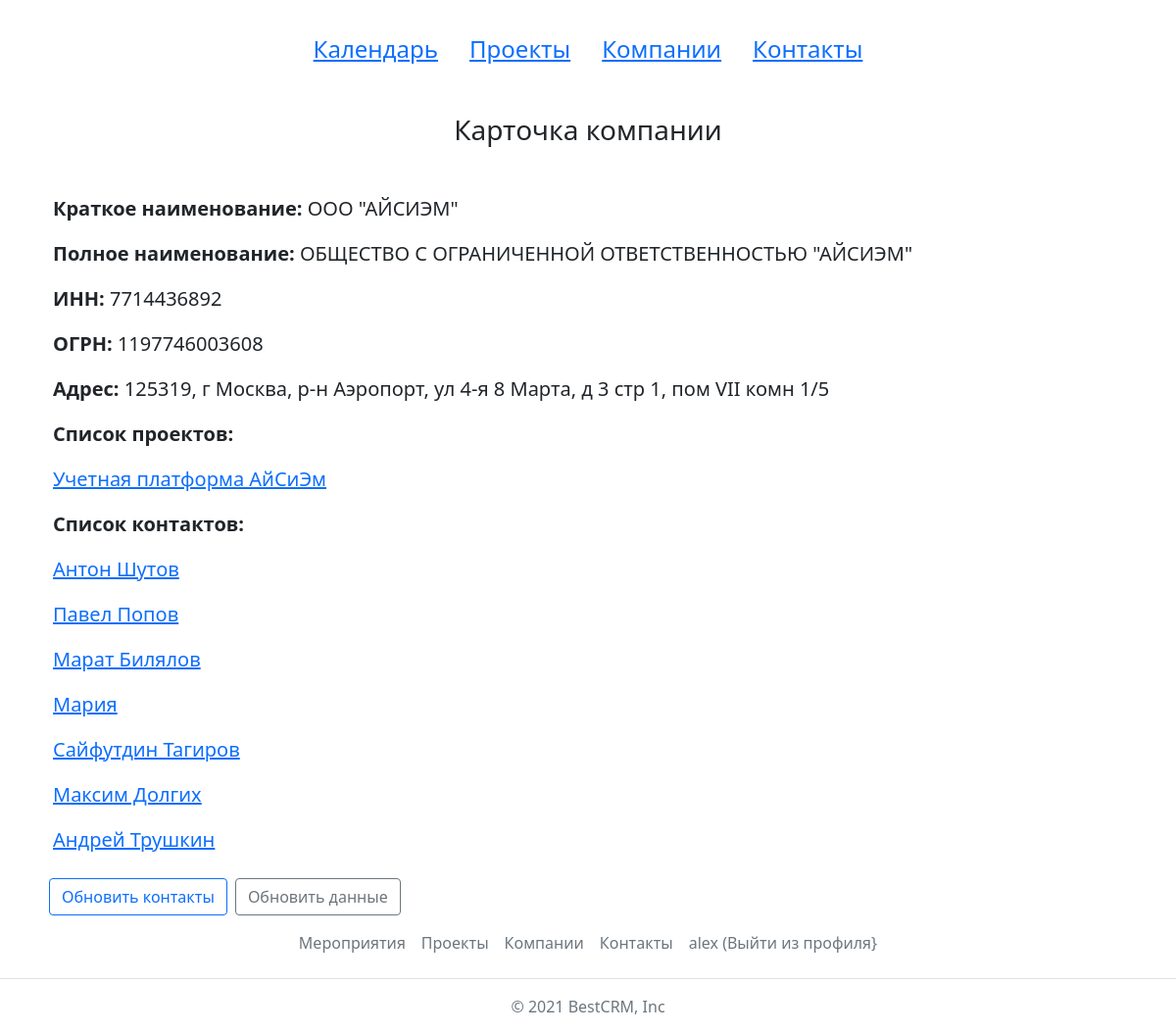
The page /companies/6/ (signed in) on the database as committed earlier.
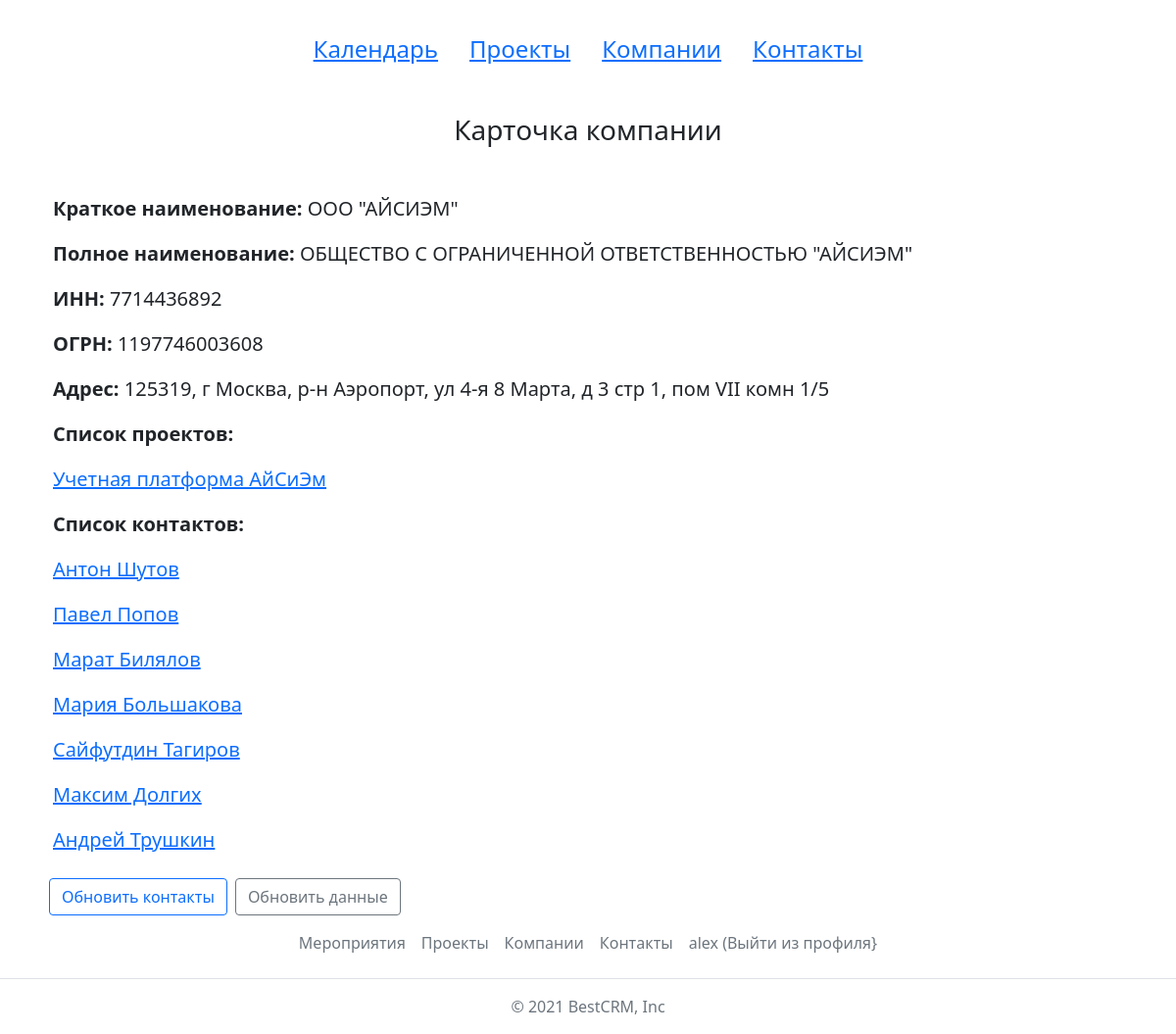
The same page on the database as committed later.
### crm/models.py (models this page shows)
class Contact(models.Model):
    first_name = models.CharField(max_length=50, verbose_name='Имя')
    second_name = models.CharField(max_length=50, verbose_name='Отчество', blank=True, null=True)
    last_name = models.CharField(max_length=50, verbose_name='Фамилия', blank=True, null=True)
    email = models.EmailField(max_length=124, verbose_name='e-mail', blank=True, null=True)
    phone = models.CharField(max_length=12, verbose_name='Телефон', blank=True, null=True)
    additional_info = models.TextField(blank=True, verbose_name='Дополнительная информация')
    def __str__(self):
        if self.last_name:
            full_name = str(self.first_name) + ' ' + str(self.last_name)
        else:
            full_name = str(self.first_name)
        return full_name
    class Meta:
        verbose_name = "Контакт"
        verbose_name_plural = "Контакты"

### crm/views.py (the view)
# urls.py: path('companies/<company_id>/', views.company_details_view, name='company_details'),
@login_required
def company_details_view(request, company_id):
    company = Company.objects.get(id=company_id)
    flag = 'get'
    if request.method == "POST":
        ogrn_number = request.POST['ogrn_number']
        company = data_update.company_profile_update(ogrn_number)
        flag = 'post'
    ctx = {
        'company': company,
        'flag': flag
    }
    return render(request, 'crm/company_details.html', ctx)

### crm/templates/crm/company_details.html (shortened to what this page needs)
{% extends 'base.html'%}
{% block content %}
<h3 class="text-center">Карточка компании</h3>
<div class="container mt-5 fs-5">
  <p><b>Краткое наименование: </b>{{company.short_name}}</p>
  <p><b>Полное наименование: </b>{{company.full_name}}</p>
  <p><b>ИНН: </b>{{company.inn_number}}</p>
  <p><b>ОГРН: </b>{{company.ogrn_number}}</p>
  <p><b>Адрес: </b>{{company.address}}</p>
  <p><b>Список проектов: </b></p>
  {% for project in company.projects.all %}
  <p><a href="{% url 'project_details' project.id %}">{{project.name}}</a></p>
  {% empty %}
    <p>Список пуст</p>
  {% endfor %}
  <p><b>Список контактов: </b></p>
{% for contact in company.contacts.all %}
  <p><a href="{% url 'contact_details' contact.id %}">{{contact}}</a></p>
{% empty %}
  <p>Список пуст</p>
{% endfor %}
</div>
<div class="d-flex flex-row col-sm-12 col-lg-7 p-2 fs-5">
    <a class="btn btn-outline-primary" href="{% url 'company_contacts_update' company.id %}">Обновить контакты</a>
    <form method="post">
      <input class="btn btn-outline-secondary ms-2" type="submit" value="Обновить данные">
    </form>
</div>
{% endblock %}

Rows that differ between the two databases and show on the page:
changed Contact: last_name+first_name "Мария" → "Мария Большакова"
